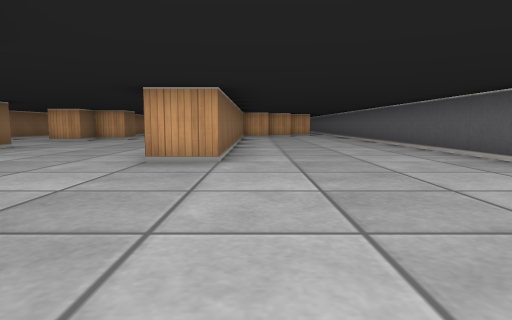
[1] (above)

23 first-person views from a walk through a cub3D ray-caster map. The camera is about half as high as the walls, tilts 6° down and sees 75° across. The floor is counted in squares. Each view is taken from the middle of a square. On the plan, view 1 faces up. The plan holds only what a view shows up to about 9 squares ahead; the rest is blank.

[2]
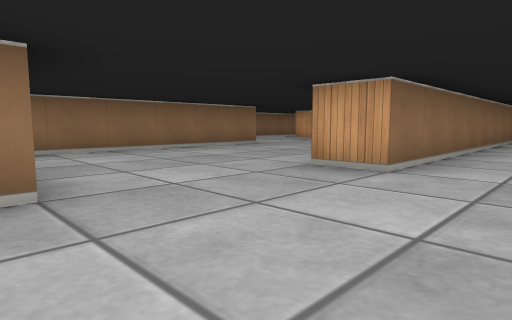

[3]
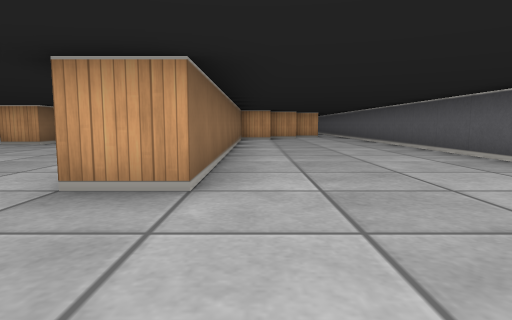

[4]
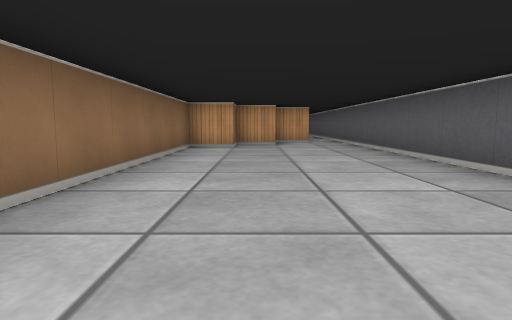

[5]
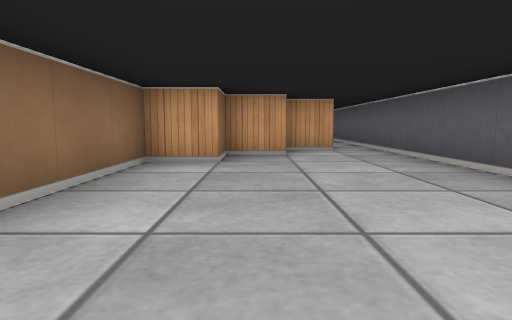

[6]
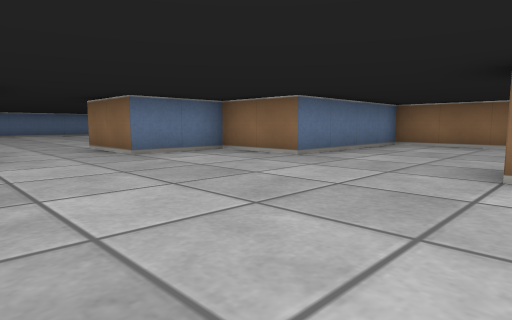

[7]
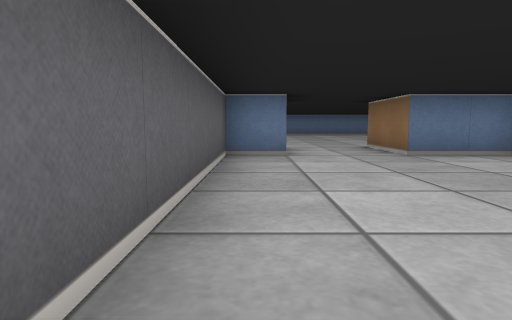

[8]
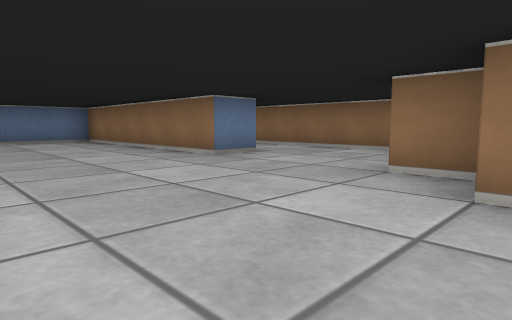

[9]
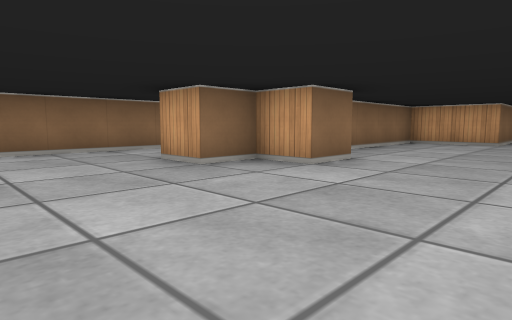

[10]
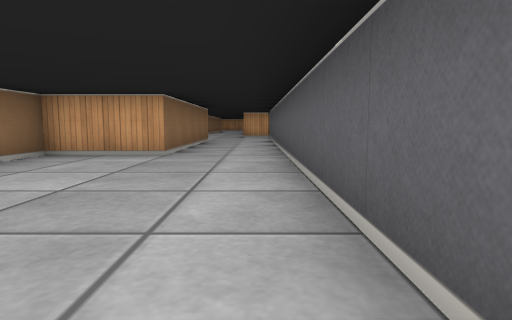

[11]
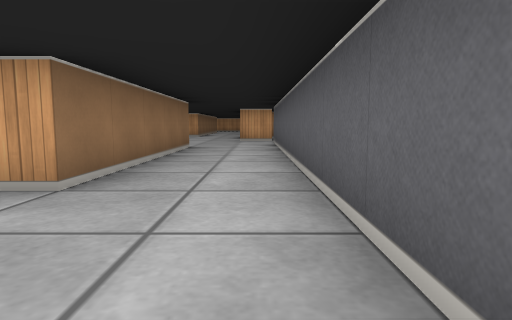

[12]
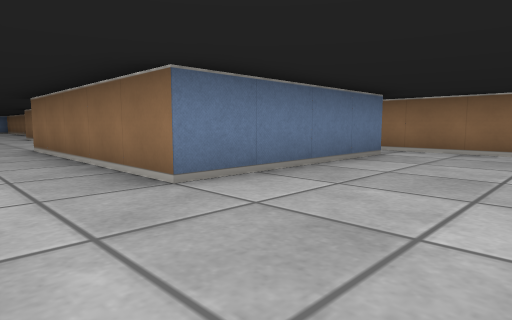

[13]
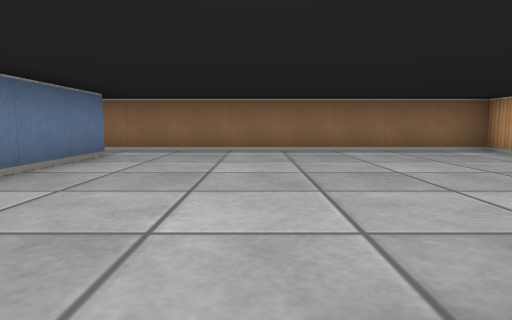

[14]
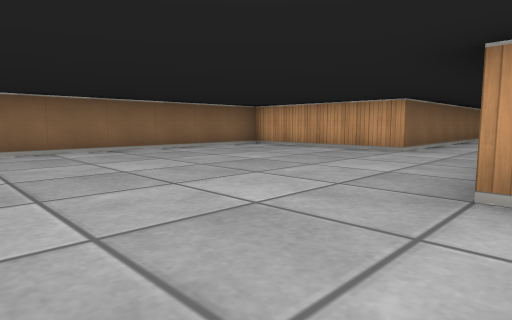

[15]
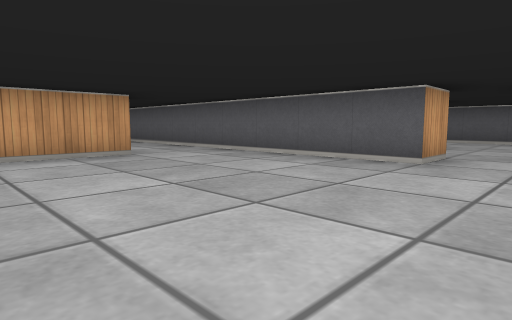

[16]
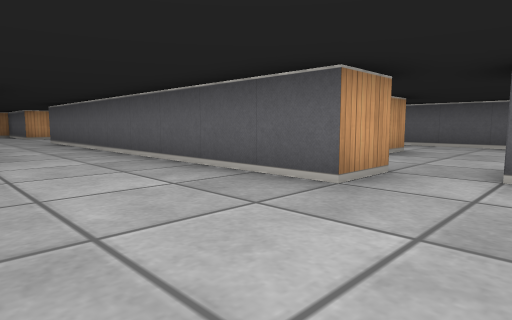

[17]
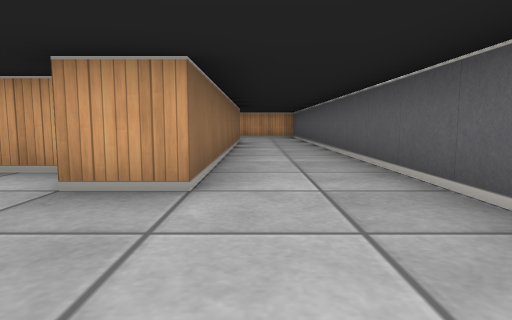

[18]
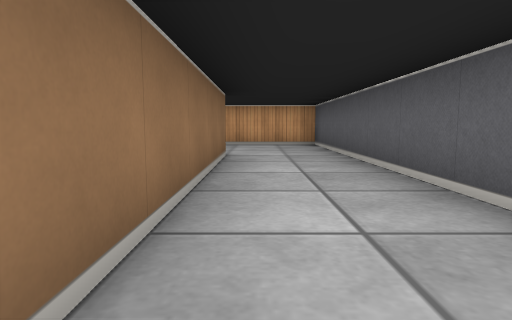

[19]
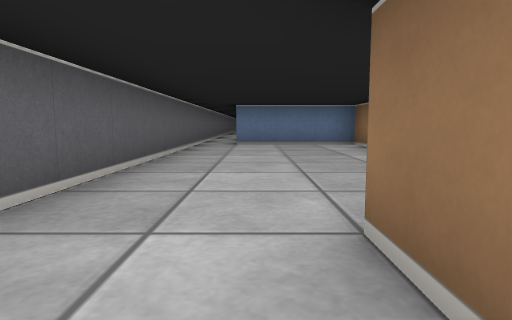

[20]
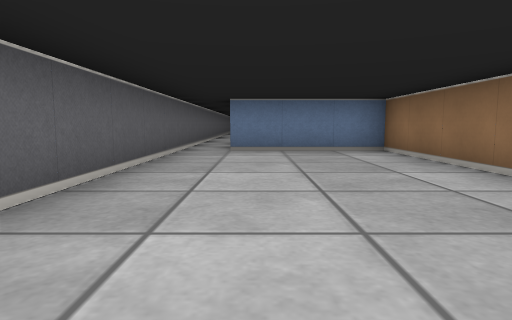

[21]
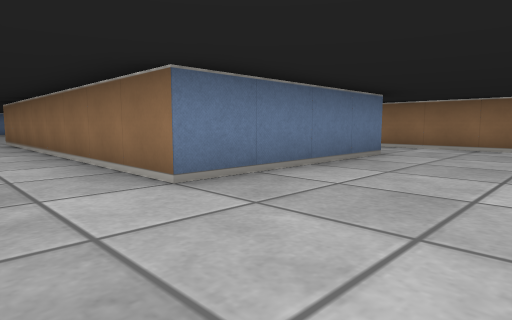

[22]
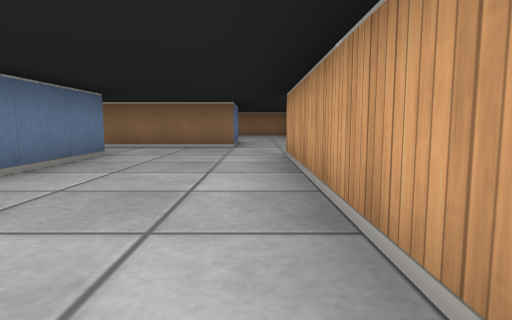

[23]
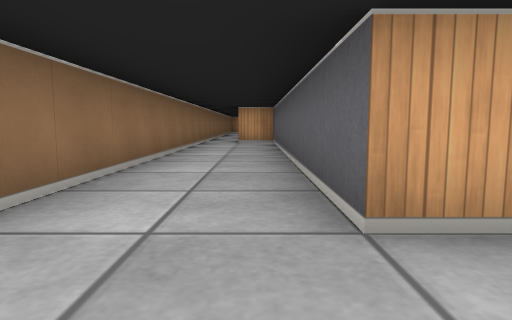

### Floor plan
Points are (right, up) in squares from view 1. A wall is a line through its corners. A room is listed if a view was taken in it or the views show most of it. See-through windows are left out.
Room 1 (views 1, 2, 3, 4, 5, 6, 7, 8, 9, 10, 11, 23)
walls: (-6.5, 7.5) (-5.5, 7.5) (-5.5, 1.5) (-1.5, 1.5) (-1.5, -0.5) (0.5, -0.5) (0.5, -2.5); (-1.5, 12.5) (-1.5, 16.5); (-4.5, 12.6) (-4.5, 11.5) (-5.5, 11.5) (-5.5, 10.5) (-6.5, 10.5) (-6.5, 17.9); (1.6, 14.5) (0.5, 14.5) (0.5, 13.5) (-0.5, 13.5) (-0.5, 4.5) (-1.5, 4.5); (2.6, 15.5) (1.5, 15.5); (-3.5, 17.5) (-5.5, 17.5) (-5.5, 14.2); (2.4, -0.5) (3.5, -0.5) (3.5, 15.5); (-8.5, 18.1) (-8.5, 5.6)
ways out: opening at (3, 16) to room 2; opening at (-8, 18) to room 3; opening at (-2.5, 16.5) to room 3; opening at (1.5, -1.5)
Room 2 (views 12, 13, 17, 18, 19, 20, 21, 22)
walls: (0, 27.5) (-0.8, 27.5); (-2.5, 28.5) (-2.5, 34.5) (1.5, 34.5) (1.5, 26.5) (0.5, 26.5); (-1.4, 25.5) (-2.5, 25.5); (-0.5, 22.9) (-0.5, 19.5) (2.5, 19.5); (-4.5, 36.5) (-4.5, 29.5); (3.5, 15.5) (3.5, 37.5) (-2.5, 37.5)
ways out: opening at (3, 16) to room 1; opening at (-3.5, 29.5) to room 3; opening at (-2, 25) to room 3; opening at (-3.5, 36.5)
Room 3 (views 14, 15, 16)
walls: (-2.5, 25.5) (-2.5, 28.5); (-7.6, 22.5) (-3.5, 22.5) (-3.5, 17.5); (-4.5, 29.5) (-8.5, 29.5) (-8.5, 22); (-1.5, 16.5) (-1.5, 24.5)
ways out: opening at (-8, 18) to room 1; opening at (-2.5, 16.5) to room 1; opening at (-3.5, 29.5) to room 2; opening at (-2, 25) to room 2

Where each view was taken, in squares from view 1:
view 1: 0 up, 0 right, facing up
view 2: 1 up, 1 right, facing up-left
view 3: 2 up, 0 right, facing up
view 4: 6 up, 1 right, facing up
view 5: 9 up, 1 right, facing up
view 6: 5 up, 3 right, facing down-left
view 7: 5 up, 3 right, facing down
view 8: 12 up, 2 left, facing down-left
view 9: 8 up, 2 left, facing up-left
view 10: 12 up, 2 left, facing up
view 11: 15 up, 2 left, facing up
view 12: 25 up, 2 left, facing down-left
view 13: 25 up, 2 left, facing left
view 14: 23 up, 2 left, facing up-left
view 15: 24 up, 7 left, facing up-right
view 16: 24 up, 5 left, facing up-right
view 17: 24 up, 2 right, facing up
view 18: 29 up, 2 right, facing up
view 19: 28 up, 2 right, facing down
view 20: 26 up, 2 right, facing down
view 21: 37 up, 3 right, facing down-left
view 22: 37 up, 3 right, facing left
view 23: 9 up, 7 left, facing up
